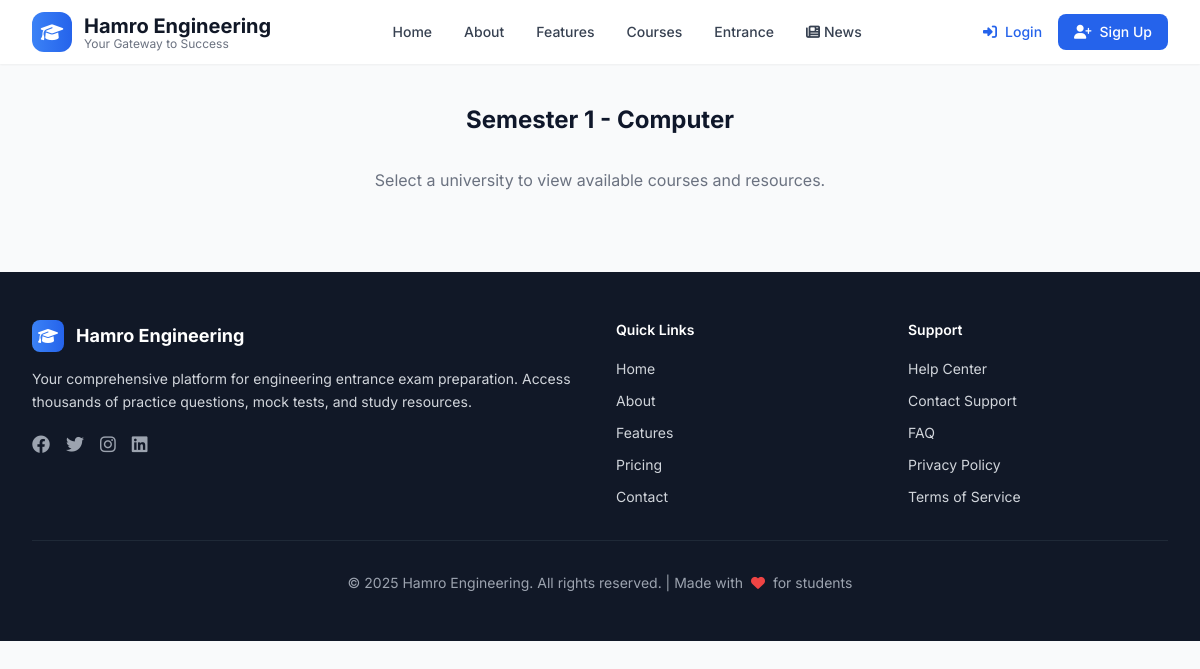
Page /courses/semester/1/field/computer/ on the earlier database version.
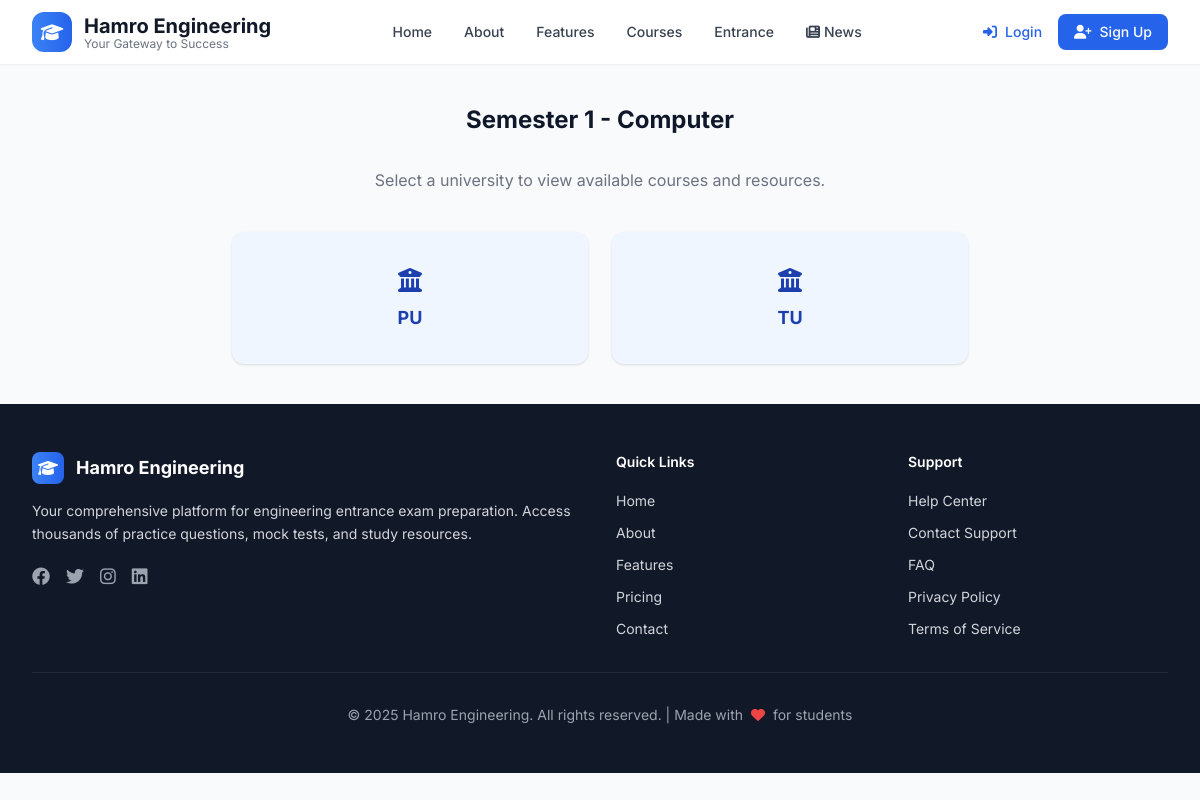
Same page on the later database version.
### resources/models.py (models this page shows, shortened)
class University(models.Model):
	name = models.CharField(max_length=255)
	level = models.CharField(max_length=50, choices=[('bachelors', 'Bachelors'), ('masters', 'Masters')])

### website/views.py (the view)
# urls.py: path('courses/semester/<int:semester>/field/<str:field>/', views.field_detail, name='field_detail'),
def field_detail(request, semester, field):
    universities = list(University.objects.filter(level='bachelors').order_by('name'))
    return render(request, 'courses/field_detail.html', {
        'semester': semester,
        'field': field,
        'universities': universities,
    })

### templates/courses/field_detail.html
{% extends 'base.html' %}
{% block content %}
<div class="max-w-3xl mx-auto py-10 px-4">
    <h2 class="text-2xl font-bold text-center mb-8 text-navy-900">Semester {{ semester }} - {{ field|title }}</h2>
    <p class="text-center text-gray-500 mb-10">Select a university to view available courses and resources.</p>
    <div class="grid grid-cols-1 md:grid-cols-2 gap-6">
        {% for uni in universities %}
        <a href="{% url 'website:university_detail' semester field uni.id %}" class="block bg-blue-50 rounded-xl shadow p-8 text-center font-bold text-lg text-blue-800 hover:bg-blue-600 hover:text-white transition">
            <i class="fa fa-university text-2xl mb-2"></i>
            <div>{{ uni.name }}</div>
        </a>
        {% endfor %}
    </div>
</div>
{% endblock %}

### templates/base.html (shortened to what this page needs)
<!DOCTYPE html>
<html lang="en">
<head>
    <script src="https://cdn.tailwindcss.com"></script>
    <link rel="stylesheet" href="https://cdnjs.cloudflare.com/ajax/libs/font-awesome/6.4.0/css/all.min.css">
</head>
<body class="bg-gray-50">
    <nav class="bg-white shadow-sm sticky top-0 z-50">
        <div class="max-w-7xl mx-auto px-4 sm:px-6 lg:px-8">
            <div class="flex justify-between items-center h-16">
                <div class="flex items-center">
                    <div class="w-10 h-10 bg-gradient-to-r from-blue-500 to-blue-600 rounded-xl flex items-center justify-center mr-3">
                        <i class="fas fa-graduation-cap text-white text-lg"></i>
                    </div>
                    <div>
                        <h1 class="text-xl font-bold text-gray-900">Hamro Engineering</h1>
                        <p class="text-xs text-gray-500 -mt-1">Your Gateway to Success</p>
                    </div>
                </div>
                <div class="hidden md:flex items-center space-x-8">
                    <a href="{% url 'website:index' %}" class="text-gray-700 hover:text-blue-600 font-medium text-sm transition-colors">Home</a>
                    <a href="{% url 'website:about' %}" class="text-gray-700 hover:text-blue-600 font-medium text-sm transition-colors">About</a>
                    <a href="{% url 'website:features' %}" class="text-gray-700 hover:text-blue-600 font-medium text-sm transition-colors">Features</a>
                    <a href="/courses/" class="text-gray-700 hover:text-blue-600 font-medium text-sm transition-colors">Courses</a>
                    <a href="/entrance/" class="text-gray-700 hover:text-blue-600 font-medium text-sm transition-colors">Entrance</a>
                    <a href="/news/" class="text-gray-700 hover:text-blue-600 font-medium text-sm transition-colors flex items-center"><i class="fas fa-newspaper mr-1"></i>News</a>
                </div>
                <div class="flex items-center space-x-4">
                    {% if user.is_authenticated %}
                        <a href="{% url 'website:dashboard' %}" class="text-blue-600 hover:text-blue-700 font-medium text-sm">
                            <i class="fas fa-tachometer-alt mr-2"></i>Dashboard
                        </a>
                        <a href="{% url 'logout' %}" class="bg-red-500 text-white px-4 py-2 rounded-lg font-medium text-sm hover:bg-red-600 transition-all hover:shadow-lg">
                            <i class="fas fa-sign-out-alt mr-2"></i>Logout
                        </a>
                    {% else %}
                        <a href="{% url 'login' %}" class="text-blue-600 hover:text-blue-700 font-medium text-sm">
                            <i class="fas fa-sign-in-alt mr-2"></i>Login
                        </a>
                        <a href="{% url 'register' %}" class="bg-blue-600 text-white px-4 py-2 rounded-lg font-medium text-sm hover:bg-blue-700 transition-all hover:shadow-lg">
                            <i class="fas fa-user-plus mr-2"></i>Sign Up
                        </a>
                    {% endif %}
                </div>
            </div>
        </div>
    </nav>
    <main>
        {% block content %}{% endblock %}
    </main>
    <footer class="bg-gray-900 text-white py-12">
        <div class="max-w-7xl mx-auto px-4 sm:px-6 lg:px-8">
            <div class="grid grid-cols-1 md:grid-cols-4 gap-8">
                <div class="col-span-1 md:col-span-2">
                    <div class="flex items-center mb-4">
                        <div class="w-8 h-8 bg-gradient-to-r from-blue-500 to-blue-600 rounded-lg flex items-center justify-center mr-3">
                            <i class="fas fa-graduation-cap text-white"></i>
                        </div>
                        <h3 class="text-lg font-bold">Hamro Engineering</h3>
                    </div>
                    <p class="text-gray-300 text-sm leading-relaxed mb-4">
                        Your comprehensive platform for engineering entrance exam preparation.
                        Access thousands of practice questions, mock tests, and study resources.
                    </p>
                    <div class="flex space-x-4">
                        <a href="#" class="text-gray-400 hover:text-blue-400 transition-colors">
                            <i class="fab fa-facebook text-lg"></i>
                        </a>
                        <a href="#" class="text-gray-400 hover:text-blue-400 transition-colors">
                            <i class="fab fa-twitter text-lg"></i>
                        </a>
                        <a href="#" class="text-gray-400 hover:text-blue-400 transition-colors">
                            <i class="fab fa-instagram text-lg"></i>
                        </a>
                        <a href="#" class="text-gray-400 hover:text-blue-400 transition-colors">
                            <i class="fab fa-linkedin text-lg"></i>
                        </a>
                    </div>
                </div>
                <div>
                    <h4 class="text-sm font-semibold text-white mb-4">Quick Links</h4>
                    <ul class="space-y-2">
                        <li><a href="{% url 'website:index' %}" class="text-gray-300 hover:text-blue-400 text-sm transition-colors">Home</a></li>
                        <li><a href="{% url 'website:about' %}" class="text-gray-300 hover:text-blue-400 text-sm transition-colors">About</a></li>
                        <li><a href="{% url 'website:features' %}" class="text-gray-300 hover:text-blue-400 text-sm transition-colors">Features</a></li>
                        <li><a href="{% url 'website:pricing' %}" class="text-gray-300 hover:text-blue-400 text-sm transition-colors">Pricing</a></li>
                        <li><a href="{% url 'website:contact' %}" class="text-gray-300 hover:text-blue-400 text-sm transition-colors">Contact</a></li>
                    </ul>
                </div>
                <div>
                    <h4 class="text-sm font-semibold text-white mb-4">Support</h4>
                    <ul class="space-y-2">
                        <li><a href="#" class="text-gray-300 hover:text-blue-400 text-sm transition-colors">Help Center</a></li>
                        <li><a href="#" class="text-gray-300 hover:text-blue-400 text-sm transition-colors">Contact Support</a></li>
                        <li><a href="#" class="text-gray-300 hover:text-blue-400 text-sm transition-colors">FAQ</a></li>
                        <li><a href="#" class="text-gray-300 hover:text-blue-400 text-sm transition-colors">Privacy Policy</a></li>
                        <li><a href="#" class="text-gray-300 hover:text-blue-400 text-sm transition-colors">Terms of Service</a></li>
                    </ul>
                </div>
            </div>
            <div class="border-t border-gray-800 mt-8 pt-8 text-center">
                <p class="text-gray-400 text-sm">
                    © 2025 Hamro Engineering. All rights reserved. |
                    Made with <i class="fas fa-heart text-red-500 mx-1"></i> for students
                </p>
            </div>
        </div>
    </footer>
</body>
</html>

### templates/base.html (style rules this page uses)
body { font-family: 'Inter', sans-serif; }

Differences in the rows shown:
added University: name "PU"
added University: name "TU"
